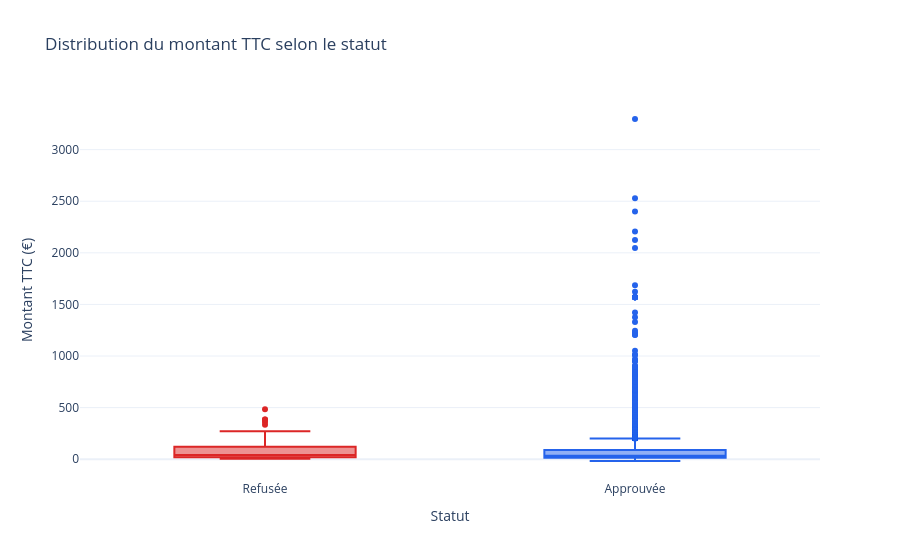

Write notebook code for a chart like this one.
### Markdown cell above
## 9. Analyse bivariée par rapport à la cible

### Code cell
amount_by_status = (
    df.groupby("status", observed=True)["amount_ttc"]
    .describe(percentiles=[0.25, 0.5, 0.75])
)
display(amount_by_status)

amount_status_figure = px.box(
    df,
    x="status",
    y="amount_ttc",
    color="status",
    points="outliers",
    title="Distribution du montant TTC selon le statut",
    labels={"status": "Statut", "amount_ttc": "Montant TTC (€)"},
    color_discrete_map={"Approuvée": "#2563EB", "Refusée": "#DC2626"},
)
amount_status_figure.update_layout(showlegend=False)
amount_status_figure.show()

### Figure 1 — Plotly figure (JSON) as saved in the notebook; plotly's stock layout.template omitted (floating-point values rounded to 4 significant figures; data arrays with more than 128 entries replaced by an {"elided": "..."} marker saying what was removed)
{"data": [{"alignmentgroup": "True", "boxpoints": "outliers", "hovertemplate": "Statut=%{x}<br>Montant TTC (€)=%{y}<extra></extra>", "legendgroup": "Refusée", "marker": {"color": "#DC2626"}, "name": "Refusée", "notched": false, "offsetgroup": "Refusée", "orientation": "v", "showlegend": true, "type": "box", "x": ["Refusée", "Refusée", "Refusée", "Refusée", "Refusée", "Refusée", "Refusée", "Refusée", "Refusée", "Refusée", "Refusée", "Refusée", "Refusée", "Refusée", "Refusée", "Refusée", "Refusée", "Refusée", "Refusée", "Refusée", "Refusée", "Refusée", "Refusée", "Refusée", "Refusée", "Refusée", "Refusée", "Refusée", "Refusée", "Refusée", "Refusée", "Refusée", "Refusée", "Refusée", "Refusée", "Refusée", "Refusée", "Refusée", "Refusée", "Refusée", "Refusée", "Refusée", "Refusée", "Refusée", "Refusée", "Refusée", "Refusée", "Refusée", "Refusée", "Refusée", "Refusée", "Refusée", "Refusée", "Refusée", "Refusée", "Refusée", "Refusée", "Refusée", "Refusée", "Refusée", "Refusée", "Refusée", "Refusée", "Refusée", "Refusée", "Refusée", "Refusée", "Refusée", "Refusée", "Refusée", "Refusée", "Refusée", "Refusée", "Refusée", "Refusée", "Refusée", "Refusée", "Refusée", "Refusée", "Refusée", "Refusée", "Refusée", "Refusée", "Refusée", "Refusée", "Refusée", "Refusée", "Refusée", "Refusée", "Refusée", "Refusée", "Refusée", "Refusée", "Refusée", "Refusée", "Refusée", "Refusée", "Refusée", "Refusée", "Refusée", "Refusée", "Refusée", "Refusée", "Refusée", "Refusée", "Refusée", "Refusée", "Refusée", "Refusée", "Refusée", "Refusée", "Refusée", "Refusée", "Refusée"], "x0": " ", "xaxis": "x", "y": [39.99, 34.77, 44.99, 75.0, 170.0, 166.9, 77.54, 196.0, 78.95, 133.8, 12.5, 49.99, 383.4, 223.0, 4.0, 4.0, 11.75, 105.5, 333.8, 44.99, 11.9, 49.0, 32.49, 10.27, 9.99, 18.57, 19.5, 44.99, 170.0, 270.0, 18.99, 120.0, 173.3, 9.99, 8.3, 8.3, 8.3, 8.3, 20.0, 79.89, 209.7, 40.45, 118.0, 21.69, 260.0, 92.5, 9.99, 194.6, 192.0, 237.6, 20.99, 35.1, 47.7, 128.4, 12.75, 39.99, 60.56, 22.5, 81.78, 42.5, 179.0, 20.99, 59.62, 483.8, 15.8, 114.5, 47.8, 11.0, 5.47, 84.0, 19.99, 211.8, 10.0, 24.18, 122.2, 9.99, 25.5, 39.82, 84.0, 50.49, 9.99, 30.29, 104.7, 128.0, 20.0, 199.0, 3.0, 10.6, 16.4, 122.0, 212.3, 84.0, 50.2, 361.0, 20.0, 128.0, 384.0, 21.27, 5.4, 4.9, 37.99, 175.4, 84.0, 19.99, 89.99, 40.0, 18.5, 11.62, 35.0, 6.5, 19.99, 84.0, 19.99, 20.0], "y0": " ", "yaxis": "y"}, {"alignmentgroup": "True", "boxpoints": "outliers", "hovertemplate": "Statut=%{x}<br>Montant TTC (€)=%{y}<extra></extra>", "legendgroup": "Approuvée", "marker": {"color": "#2563EB"}, "name": "Approuvée", "notched": false, "offsetgroup": "Approuvée", "orientation": "v", "showlegend": true, "type": "box", "x": {"elided": "6956 str values"}, "x0": " ", "xaxis": "x", "y": {"elided": "6956 float values"}, "y0": " ", "yaxis": "y"}], "layout": {"boxmode": "overlay", "legend": {"title": {"text": "Statut"}, "tracegroupgap": 0}, "showlegend": false, "title": {"text": "Distribution du montant TTC selon le statut"}, "xaxis": {"anchor": "y", "categoryarray": ["Refusée", "Approuvée"], "categoryorder": "array", "domain": [0, 1], "title": {"text": "Statut"}}, "yaxis": {"anchor": "x", "domain": [0, 1], "title": {"text": "Montant TTC (€)"}}}}
